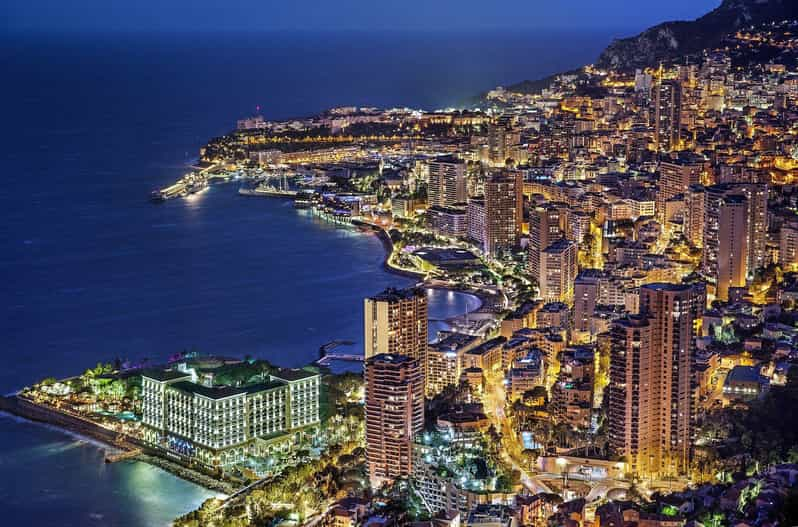
#> input picture slicing/monaco.jpg, 798 x 527 px
$ python zad7.py
#> lines starting #> are read from the running program, lines starting #| are printed output that depends on the picture
import cv2 as cv

image = cv.imread('monaco.jpg')
#> image is the input picture: shape (527, 798, 3); mean B, G, R 91.1, 75, 76

(h, w) = image.shape[:2]
#> h = 527; w = 798
leftLine = w//3
#> leftLine = 266
rightLine = 2*w//3
#> rightLine = 532
topLine = h//3
#> topLine = 175
bottomLine = 2*h//3
#> bottomLine = 351

roi1 = image[0:topLine, 0:leftLine]
roi2 = image[0:topLine, leftLine:rightLine]
roi3 = image[0:topLine, rightLine:w]
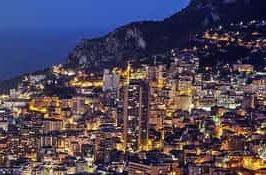
#> roi3: shape (175, 266, 3); mean B, G, R 87.6, 69.5, 78.2
roi4 = image[topLine:bottomLine, 0:leftLine]
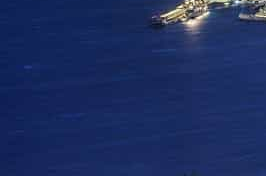
#> roi4: shape (176, 266, 3); mean B, G, R 95.3, 45.1, 28.2
roi5 = image[topLine:bottomLine, leftLine:rightLine]
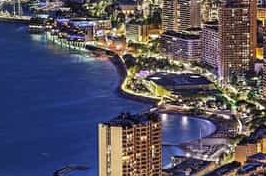
#> roi5: shape (176, 266, 3); mean B, G, R 97.7, 81.9, 85.6
roi6 = image[topLine:bottomLine, rightLine:w]
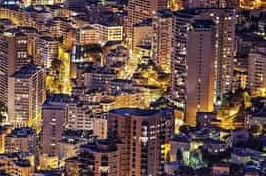
#> roi6: shape (176, 266, 3); mean B, G, R 74.9, 81.2, 105.8
roi7 = image[bottomLine:h, 0:leftLine]
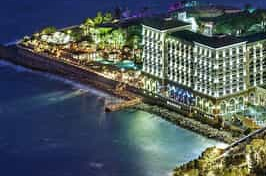
#> roi7: shape (176, 266, 3); mean B, G, R 92.3, 89.5, 78.7
roi8 = image[bottomLine:h, leftLine:rightLine]
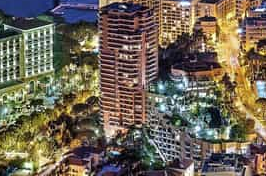
#> roi8: shape (176, 266, 3); mean B, G, R 85.5, 101.1, 110.8
roi9 = image[bottomLine:h, rightLine:w]
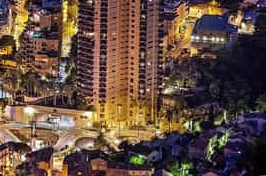
#> roi9: shape (176, 266, 3); mean B, G, R 64.5, 75.8, 98

cv.imshow("roi1", roi1)
cv.imshow("roi2", roi2)
cv.imshow("roi3", roi3)
cv.imshow("roi4", roi4)
cv.imshow("roi5", roi5)
cv.imshow("roi6", roi6)
cv.imshow("roi7", roi7)
cv.imshow("roi8", roi8)
cv.imshow("roi9", roi9)

cv.waitKey(0)
cv.destroyAllWindows()
